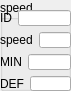
                        <widget class="QGroupBox" name="groupBox_8">
                            <property name="geometry">
                                <rect>
                                    <x>620</x>
                                    <y>330</y>
                                    <width>71</width>
                                    <height>91</height>
                                </rect>
                            </property>
                            <property name="autoFillBackground">
                                <bool>true</bool>
                            </property>
                            <property name="title">
                                <string>speed</string>
                            </property>
                            <widget class="QWidget" name="verticalLayoutWidget_8">
                                <property name="geometry">
                                    <rect>
                                        <x>0</x>
                                        <y>10</y>
                                        <width>71</width>
                                        <height>81</height>
                                    </rect>
                                </property>
                                <layout class="QVBoxLayout" name="verticalLayout_9">
                                    <item>
                                        <layout class="QHBoxLayout" name="horizontalLayout_30">
                                            <item>
                                                <widget class="QLabel" name="label_31">
                                                    <property name="text">
                                                        <string>ID</string>
                                                    </property>
                                                </widget>
                                            </item>
                                            <item>
                                                <widget class="QLineEdit" name="lineEdit_29"/>
                                            </item>
                                        </layout>
                                    </item>
                                    <item>
                                        <layout class="QHBoxLayout" name="horizontalLayout_31">
                                            <item>
                                                <widget class="QLabel" name="label_32">
                                                    <property name="text">
                                                        <string>speed</string>
                                                    </property>
                                                </widget>
                                            </item>
                                            <item>
                                                <widget class="QLineEdit" name="lineEdit_30"/>
                                            </item>
                                        </layout>
                                    </item>
                                    <item>
                                        <layout class="QHBoxLayout" name="horizontalLayout_32">
                                            <item>
                                                <widget class="QLabel" name="label_33">
                                                    <property name="text">
                                                        <string>MIN</string>
                                                    </property>
                                                </widget>
                                            </item>
                                            <item>
                                                <widget class="QLineEdit" name="lineEdit_31"/>
                                            </item>
                                        </layout>
                                    </item>
                                    <item>
                                        <layout class="QHBoxLayout" name="horizontalLayout_33">
                                            <item>
                                                <widget class="QLabel" name="label_34">
                                                    <property name="text">
                                                        <string>DEF</string>
                                                    </property>
                                                </widget>
                                            </item>
                                            <item>
                                                <widget class="QLineEdit" name="lineEdit_32"/>
                                            </item>
                                        </layout>
                                    </item>
                                </layout>
                            </widget>
                        </widget>
